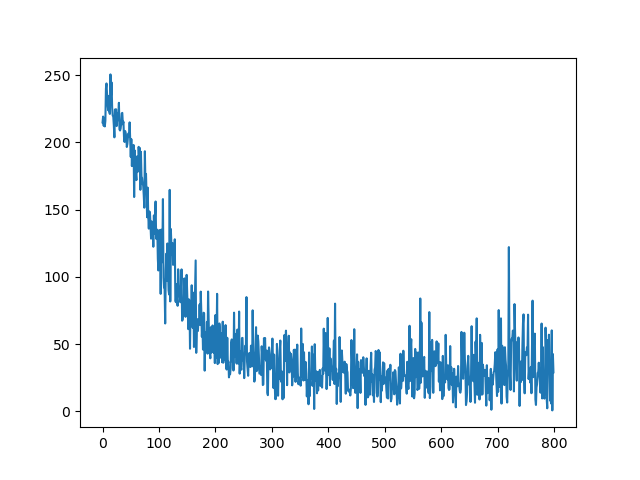
#> input picture python/train_state/losses.png, 640 x 480 px
$ python -i image_modifier.py   (imports and definitions only)
#> lines starting #> are read from the running program, lines starting #| are printed output that depends on the picture
import numpy as np
import numpy.typing as npt
from config import IMG_SIZE
from skimage.filters import gaussian
from skimage.transform import rescale, resize, rotate


def random_mutate_color(img: npt.NDArray[np.float64]) -> npt.NDArray[np.float64]:
    """
    Randomly mutate the pixels of the image

    Args:
        img (npt.NDArray[np.float64]): rgb image (0 < pixel < 1)

    Returns:
        npt.NDArray[np.float64]: mutated image (0 < pixel <255)
    """
    if img.max() > 1 and img.min() < 0:
        raise ValueError("Pixel should be between 0 and 1")
    rgb_masked = 1 + (np.random.random(img.shape) - 0.5) / 50
    random_scale_mutation = 1 + (np.random.random() - 0.5) / 5
    masked_img = img * rgb_masked
    masked_img = masked_img * random_scale_mutation * 255
    return np.array(np.clip(masked_img, 0, 255), dtype=np.int64) / 255


def random_crop(img: npt.NDArray[np.float64]) -> npt.ArrayLike:
    """
    Randomly croping the image

    Args:
        img (npt.NDArray[np.float64]): input image

    Returns:
        npt.NDArray[np.float64]: cropped image
    """
    # max 20% shift
    if img.max() > 1:
        img = img / 255
    scale = 1 + np.random.random() / 5
    offset_x = int(np.floor(np.random.random() * img.shape[1] * (scale - 1)))
    offset_y = int(np.floor(np.random.random() * img.shape[0] * (scale - 1)))
    return rescale(img, scale, channel_axis=2)[offset_y : img.shape[0], offset_x : img.shape[1]]


def random_rotate(img: npt.NDArray[np.float64]) -> npt.NDArray[np.float64]:
    """
    Randomly rotate the image

    Args:
        img (npt.NDArray[np.float64]): input image

    Returns:
        npt.NDArray[np.float64]: rotated image
    """
    angle = (np.random.random() - 0.5) * 20
    return rotate(img, angle=angle)


def random_blur(img: npt.NDArray[np.float64]) -> npt.NDArray[np.float64]:
    """
    Gausian filter blurring with random magnitude

    Args:
        img (npt.NDArray[np.float64]): input image

    Returns:
        npt.NDArray[np.float64]: blurred image
    """
    sigma = np.random.random() / 2
    return gaussian(img, sigma=sigma)


def unify_image(img: npt.ArrayLike) -> npt.ArrayLike:
    """
    Resize image to a given size

    Args:
        img (npt.NDArray[np.float64]): input image

    Returns:
        npt.NDArray[np.float64]: resized image
    """
    return resize(img, output_shape=IMG_SIZE, anti_aliasing=True)


def mutate_image(img: npt.NDArray[np.float64]) -> npt.ArrayLike:
    """
    Image mutation pipeline

    Args:
        img (npt.NDArray[np.float64]): input image

    Returns:
        npt.NDArray[np.float64]: modified image
    """
    mod_img = random_rotate(img)
    mod_img = random_mutate_color(mod_img)
    if np.random.binomial(1, p=0.5) == 1:
        mod_img = random_blur(mod_img)
    mod_img = random_crop(mod_img)
    mod_img = unify_image(mod_img)
    return mod_img

>>> import cv2
>>> picture = cv2.imread('train_state/losses.png', cv2.IMREAD_GRAYSCALE)
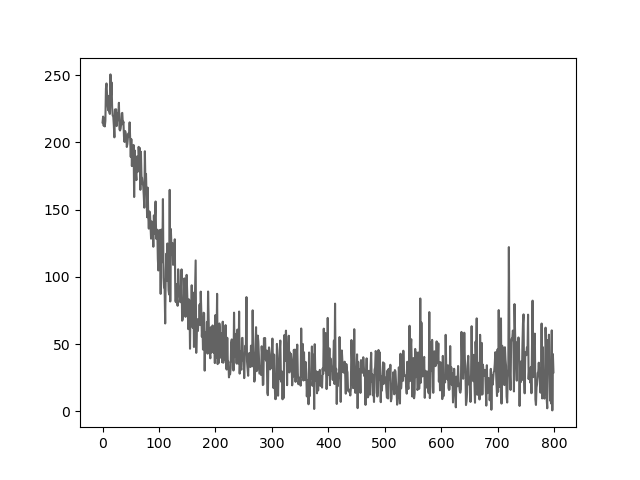
#> picture: shape (480, 640); min 0, max 255, mean 242.1
>>> result = mutate_image(picture)
#> in random_rotate, `return rotate(img, angle=angle)`:
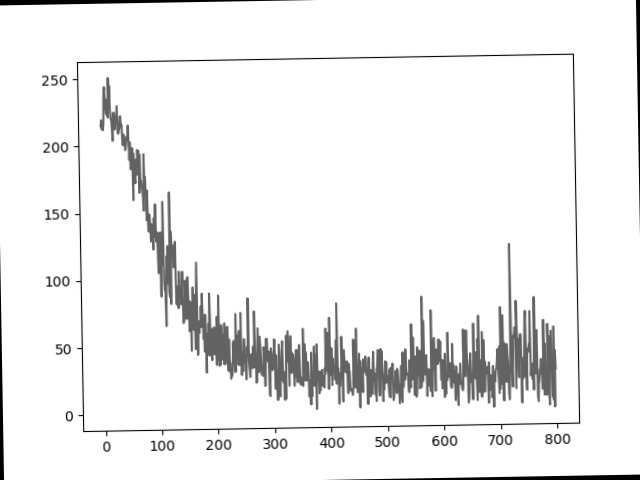
#> returned value: shape (480, 640) float64; min 0, max 1, mean 0.94
#> (the run stopped early here; a loop or call above may not have finished)
